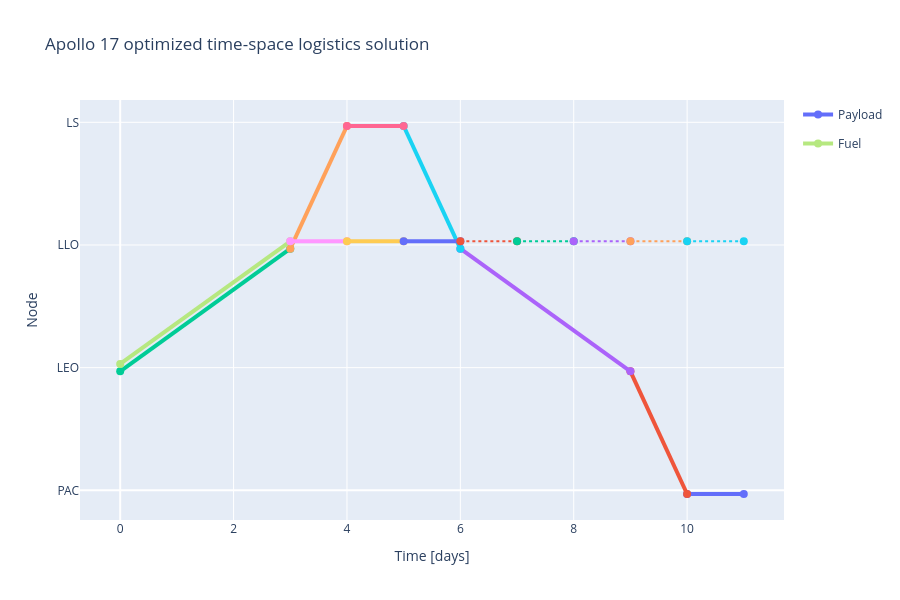
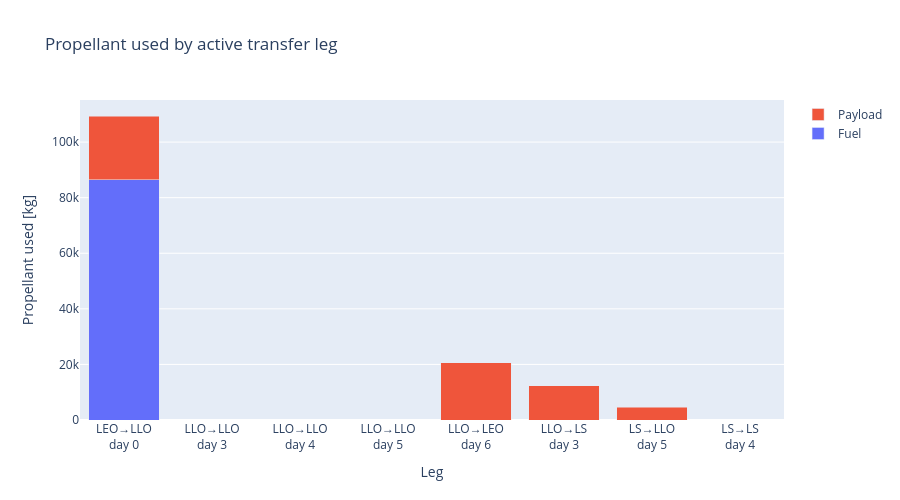
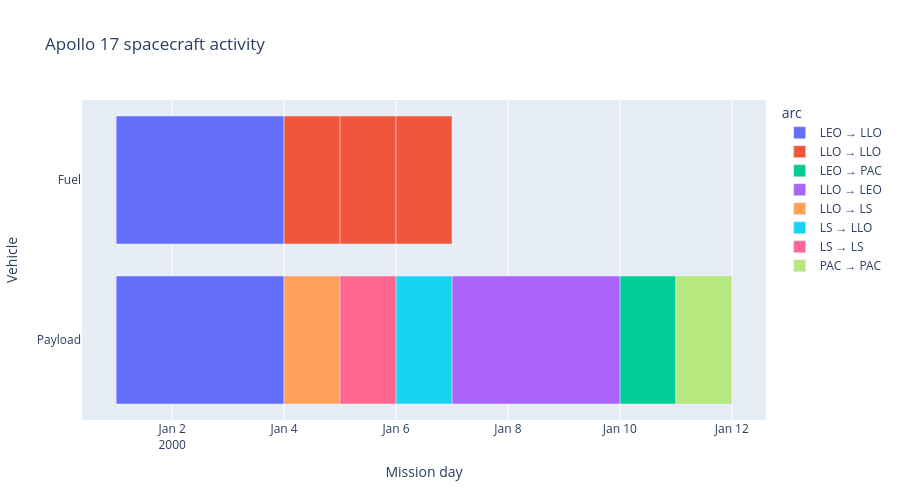

The cell these charts' notebook holds for them, in order:
### Code cell
import sys
sys.path.append("/2026_code/")  # needed to add in the results file
import Results

m.update()
m.write("debug_model_Simple.lp")

Apollo_Veh =[
        "Saturn V S-II",
        "Saturn V S-IVB",
        "Command Module",
        "Service Module",
        "LM Descent Stage",
        "LM Ascent Stage"
    ]

Two_ship_test =["Payload","Fuel"]

namevar = Two_ship_test

Cargoflows,Shipflows = Results.extract_flows(
    x_outflow=x_outflow,
    x_inflow=x_inflow,
    y_outflow=y_outflow,
    arcs=routes,
    node_names=["PAC", "LEO", "LLO", "LS"],
    vehicle_names=namevar,
    commodity_names=[
        "crew",
        "consumables",
        "equipment",
        "sample",
        "propellant"
    ],
    tof=TOF,
    T=T,
    T_adv = T_adv, 
    CommMass = CommodityMassConversion
)

#flows.head()


Results.plot_time_space_network(
    Shipflows,
    Cargoflows,
    node_order=["PAC", "LEO", "LLO", "LS"],
    title="Apollo 17 optimized time-space logistics solution"
)

mass_table = Results.make_mass_flow_table(Cargoflows, use="out_mass")
#mass_table

mass_table.style.format(precision=1)

Results.propellantUsage(Cargoflows)

Results.plot_vehicle_gantt(Cargoflows, title="Apollo 17 spacecraft activity")

### Figure 1 — Plotly figure (JSON) as saved in the notebook; plotly's stock layout.template omitted (floating-point values rounded to 4 significant figures)
{"data": [{"hoverinfo": "text", "hovertext": "<b>Payload</b><br>PAC → PAC<br>Depart: day 10<br>Arrive: day 11<br>Number of ships: 1.0<br>Cargo mass: 321.30 kg<br><br><b>Commodities</b><br>consumables: 21.30 kg<br>crew: 300.00 kg", "legendgroup": "Payload", "line": {"dash": "solid", "width": 4}, "marker": {"size": 8}, "mode": "lines+markers", "name": "Payload", "showlegend": true, "type": "scatter", "x": [10, 11], "y": [-0.03, -0.03]}, {"hoverinfo": "text", "hovertext": "<b>Payload</b><br>LEO → PAC<br>Depart: day 9<br>Arrive: day 10<br>Number of ships: 1.0<br>Cargo mass: 452.60 kg<br><br><b>Commodities</b><br>consumables: 42.60 kg<br>crew: 300.00 kg<br>sample: 110.00 kg", "legendgroup": "Payload", "line": {"dash": "solid", "width": 4}, "marker": {"size": 8}, "mode": "lines+markers", "name": "Payload", "showlegend": false, "type": "scatter", "x": [9, 10], "y": [0.97, -0.03]}, {"hoverinfo": "text", "hovertext": "<b>Payload</b><br>LEO → LLO<br>Depart: day 0<br>Arrive: day 3<br>Number of ships: 1.0<br>Cargo mass: 23730.81 kg<br><br><b>Commodities</b><br>consumables: 198.80 kg<br>crew: 300.00 kg<br>equipment: 345.00 kg<br>propellant: 22887.01 kg", "legendgroup": "Payload", "line": {"dash": "solid", "width": 4}, "marker": {"size": 8}, "mode": "lines+markers", "name": "Payload", "showlegend": false, "type": "scatter", "x": [0, 3], "y": [0.97, 1.97]}, {"hoverinfo": "text", "hovertext": "<b>Payload</b><br>LLO → LEO<br>Depart: day 6<br>Arrive: day 9<br>Number of ships: 1.0<br>Cargo mass: 21163.27 kg<br><br><b>Commodities</b><br>consumables: 106.50 kg<br>crew: 300.00 kg<br>propellant: 20646.77 kg<br>sample: 110.00 kg", "legendgroup": "Payload", "line": {"dash": "solid", "width": 4}, "marker": {"size": 8}, "mode": "lines+markers", "name": "Payload", "showlegend": false, "type": "scatter", "x": [6, 9], "y": [1.97, 0.97]}, {"hoverinfo": "text", "hovertext": "<b>Payload</b><br>LLO → LS<br>Depart: day 3<br>Arrive: day 4<br>Number of ships: 1.0<br>Cargo mass: 17565.69 kg<br><br><b>Commodities</b><br>consumables: 59.90 kg<br>crew: 200.00 kg<br>equipment: 420.00 kg<br>propellant: 16885.79 kg", "legendgroup": "Payload", "line": {"dash": "solid", "width": 4}, "marker": {"size": 8}, "mode": "lines+markers", "name": "Payload", "showlegend": false, "type": "scatter", "x": [3, 4], "y": [1.97, 2.97]}, {"hoverinfo": "text", "hovertext": "<b>Payload</b><br>LS → LLO<br>Depart: day 5<br>Arrive: day 6<br>Number of ships: 1.0<br>Cargo mass: 4909.42 kg<br><br><b>Commodities</b><br>consumables: 45.70 kg<br>crew: 200.00 kg<br>propellant: 4553.72 kg<br>sample: 110.00 kg", "legendgroup": "Payload", "line": {"dash": "solid", "width": 4}, "marker": {"size": 8}, "mode": "lines+markers", "name": "Payload", "showlegend": false, "type": "scatter", "x": [5, 6], "y": [2.97, 1.97]}, {"hoverinfo": "text", "hovertext": "<b>Payload</b><br>LS → LS<br>Depart: day 4<br>Arrive: day 5<br>Number of ships: 1.0<br>Cargo mass: 4599.42 kg<br><br><b>Commodities</b><br>consumables: 45.70 kg<br>propellant: 4553.72 kg", "legendgroup": "Payload", "line": {"dash": "solid", "width": 4}, "marker": {"size": 8}, "mode": "lines+markers", "name": "Payload", "showlegend": false, "type": "scatter", "x": [4, 5], "y": [2.97, 2.97]}, {"hoverinfo": "text", "hovertext": "<b>Fuel</b><br>LEO → LLO<br>Depart: day 0<br>Arrive: day 3<br>Number of ships: 1.0<br>Cargo mass: 124107.50 kg<br><br><b>Commodities</b><br>equipment: 75.00 kg<br>propellant: 124032.50 kg", "legendgroup": "Fuel", "line": {"dash": "solid", "width": 4}, "marker": {"size": 8}, "mode": "lines+markers", "name": "Fuel", "showlegend": true, "type": "scatter", "x": [0, 3], "y": [1.03, 2.03]}, {"hoverinfo": "text", "hovertext": "<b>Fuel</b><br>LLO → LLO<br>Depart: day 3<br>Arrive: day 4<br>Number of ships: 1.0<br>Cargo mass: 20721.77 kg<br><br><b>Commodities</b><br>consumables: 75.00 kg<br>propellant: 20646.77 kg", "legendgroup": "Fuel", "line": {"dash": "solid", "width": 4}, "marker": {"size": 8}, "mode": "lines+markers", "name": "Fuel", "showlegend": false, "type": "scatter", "x": [3, 4], "y": [2.03, 2.03]}, {"hoverinfo": "text", "hovertext": "<b>Fuel</b><br>LLO → LLO<br>Depart: day 4<br>Arrive: day 5<br>Number of ships: 1.0<br>Cargo mass: 20721.77 kg<br><br><b>Commodities</b><br>consumables: 75.00 kg<br>propellant: 20646.77 kg", "legendgroup": "Fuel", "line": {"dash": "solid", "width": 4}, "marker": {"size": 8}, "mode": "lines+markers", "name": "Fuel", "showlegend": false, "type": "scatter", "x": [4, 5], "y": [2.03, 2.03]}, {"hoverinfo": "text", "hovertext": "<b>Fuel</b><br>LLO → LLO<br>Depart: day 5<br>Arrive: day 6<br>Number of ships: 1.0<br>Cargo mass: 20721.77 kg<br><br><b>Commodities</b><br>consumables: 75.00 kg<br>propellant: 20646.77 kg", "legendgroup": "Fuel", "line": {"dash": "solid", "width": 4}, "marker": {"size": 8}, "mode": "lines+markers", "name": "Fuel", "showlegend": false, "type": "scatter", "x": [5, 6], "y": [2.03, 2.03]}, {"hoverinfo": "text", "hovertext": "<b>Fuel</b><br>LLO → LLO<br>Depart: day 6<br>Arrive: day 7<br>Number of ships: 1.0<br>Cargo mass: 0.00 kg<br><b>Empty spacecraft transfer</b>", "legendgroup": "Fuel", "line": {"dash": "dot", "width": 2}, "marker": {"size": 8}, "mode": "lines+markers", "name": "Fuel", "showlegend": false, "type": "scatter", "x": [6, 7], "y": [2.03, 2.03]}, {"hoverinfo": "text", "hovertext": "<b>Fuel</b><br>LLO → LLO<br>Depart: day 7<br>Arrive: day 8<br>Number of ships: 1.0<br>Cargo mass: 0.00 kg<br><b>Empty spacecraft transfer</b>", "legendgroup": "Fuel", "line": {"dash": "dot", "width": 2}, "marker": {"size": 8}, "mode": "lines+markers", "name": "Fuel", "showlegend": false, "type": "scatter", "x": [7, 8], "y": [2.03, 2.03]}, {"hoverinfo": "text", "hovertext": "<b>Fuel</b><br>LLO → LLO<br>Depart: day 8<br>Arrive: day 9<br>Number of ships: 1.0<br>Cargo mass: 0.00 kg<br><b>Empty spacecraft transfer</b>", "legendgroup": "Fuel", "line": {"dash": "dot", "width": 2}, "marker": {"size": 8}, "mode": "lines+markers", "name": "Fuel", "showlegend": false, "type": "scatter", "x": [8, 9], "y": [2.03, 2.03]}, {"hoverinfo": "text", "hovertext": "<b>Fuel</b><br>LLO → LLO<br>Depart: day 9<br>Arrive: day 10<br>Number of ships: 1.0<br>Cargo mass: 0.00 kg<br><b>Empty spacecraft transfer</b>", "legendgroup": "Fuel", "line": {"dash": "dot", "width": 2}, "marker": {"size": 8}, "mode": "lines+markers", "name": "Fuel", "showlegend": false, "type": "scatter", "x": [9, 10], "y": [2.03, 2.03]}, {"hoverinfo": "text", "hovertext": "<b>Fuel</b><br>LLO → LLO<br>Depart: day 10<br>Arrive: day 11<br>Number of ships: 1.0<br>Cargo mass: 0.00 kg<br><b>Empty spacecraft transfer</b>", "legendgroup": "Fuel", "line": {"dash": "dot", "width": 2}, "marker": {"size": 8}, "mode": "lines+markers", "name": "Fuel", "showlegend": false, "type": "scatter", "x": [10, 11], "y": [2.03, 2.03]}], "layout": {"height": 600, "hovermode": "closest", "title": {"text": "Apollo 17 optimized time-space logistics solution"}, "xaxis": {"title": {"text": "Time [days]"}}, "yaxis": {"tickmode": "array", "ticktext": ["PAC", "LEO", "LLO", "LS"], "tickvals": [0, 1, 2, 3], "title": {"text": "Node"}}}}

### Figure 2 — Plotly figure (JSON) as saved in the notebook; plotly's stock layout.template omitted (floating-point values rounded to 4 significant figures)
{"data": [{"name": "Fuel", "type": "bar", "x": ["LEO→LLO<br>day 0", "LLO→LLO<br>day 3", "LLO→LLO<br>day 4", "LLO→LLO<br>day 5"], "y": [86500.0, 0.0, 0.0, 0.0]}, {"name": "Payload", "type": "bar", "x": ["LEO→LLO<br>day 0", "LLO→LEO<br>day 6", "LLO→LS<br>day 3", "LS→LLO<br>day 5", "LS→LS<br>day 4"], "y": [22890.0, 20650.0, 12330.0, 4554.0, 0.0]}], "layout": {"barmode": "stack", "height": 500, "title": {"text": "Propellant used by active transfer leg"}, "xaxis": {"title": {"text": "Leg"}}, "yaxis": {"title": {"text": "Propellant used [kg]"}}}}

### Figure 3 — Plotly figure (JSON) as saved in the notebook; plotly's stock layout.template omitted (floating-point values rounded to 4 significant figures)
{"data": [{"base": ["2000-01-01T00:00:00.000000000", "2000-01-01T00:00:00.000000000"], "customdata": [[124100.0, 0.0, 3.0], [23730.0, 0.0, 3.0]], "hovertemplate": "arc=LEO → LLO<br>start=%{base}<br>finish=%{x}<br>vehicle=%{y}<br>total_mass=%{customdata[0]}<br>t_depart=%{customdata[1]}<br>t_arrive=%{customdata[2]}<extra></extra>", "legendgroup": "LEO → LLO", "marker": {"color": "#636efa", "pattern": {"shape": ""}}, "name": "LEO → LLO", "orientation": "h", "showlegend": true, "textposition": "auto", "type": "bar", "x": [259200000, 259200000], "xaxis": "x", "y": ["Fuel", "Payload"], "yaxis": "y"}, {"base": ["2000-01-04T00:00:00.000000000", "2000-01-05T00:00:00.000000000", "2000-01-06T00:00:00.000000000"], "customdata": [[20720.0, 3.0, 4.0], [20720.0, 4.0, 5.0], [20720.0, 5.0, 6.0]], "hovertemplate": "arc=LLO → LLO<br>start=%{base}<br>finish=%{x}<br>vehicle=%{y}<br>total_mass=%{customdata[0]}<br>t_depart=%{customdata[1]}<br>t_arrive=%{customdata[2]}<extra></extra>", "legendgroup": "LLO → LLO", "marker": {"color": "#EF553B", "pattern": {"shape": ""}}, "name": "LLO → LLO", "orientation": "h", "showlegend": true, "textposition": "auto", "type": "bar", "x": [86400000, 86400000, 86400000], "xaxis": "x", "y": ["Fuel", "Fuel", "Fuel"], "yaxis": "y"}, {"base": ["2000-01-10T00:00:00.000000000"], "customdata": [[452.6, 9.0, 10.0]], "hovertemplate": "arc=LEO → PAC<br>start=%{base}<br>finish=%{x}<br>vehicle=%{y}<br>total_mass=%{customdata[0]}<br>t_depart=%{customdata[1]}<br>t_arrive=%{customdata[2]}<extra></extra>", "legendgroup": "LEO → PAC", "marker": {"color": "#00cc96", "pattern": {"shape": ""}}, "name": "LEO → PAC", "orientation": "h", "showlegend": true, "textposition": "auto", "type": "bar", "x": [86400000], "xaxis": "x", "y": ["Payload"], "yaxis": "y"}, {"base": ["2000-01-07T00:00:00.000000000"], "customdata": [[21160.0, 6.0, 9.0]], "hovertemplate": "arc=LLO → LEO<br>start=%{base}<br>finish=%{x}<br>vehicle=%{y}<br>total_mass=%{customdata[0]}<br>t_depart=%{customdata[1]}<br>t_arrive=%{customdata[2]}<extra></extra>", "legendgroup": "LLO → LEO", "marker": {"color": "#ab63fa", "pattern": {"shape": ""}}, "name": "LLO → LEO", "orientation": "h", "showlegend": true, "textposition": "auto", "type": "bar", "x": [259200000], "xaxis": "x", "y": ["Payload"], "yaxis": "y"}, {"base": ["2000-01-04T00:00:00.000000000"], "customdata": [[17570.0, 3.0, 4.0]], "hovertemplate": "arc=LLO → LS<br>start=%{base}<br>finish=%{x}<br>vehicle=%{y}<br>total_mass=%{customdata[0]}<br>t_depart=%{customdata[1]}<br>t_arrive=%{customdata[2]}<extra></extra>", "legendgroup": "LLO → LS", "marker": {"color": "#FFA15A", "pattern": {"shape": ""}}, "name": "LLO → LS", "orientation": "h", "showlegend": true, "textposition": "auto", "type": "bar", "x": [86400000], "xaxis": "x", "y": ["Payload"], "yaxis": "y"}, {"base": ["2000-01-06T00:00:00.000000000"], "customdata": [[4909.0, 5.0, 6.0]], "hovertemplate": "arc=LS → LLO<br>start=%{base}<br>finish=%{x}<br>vehicle=%{y}<br>total_mass=%{customdata[0]}<br>t_depart=%{customdata[1]}<br>t_arrive=%{customdata[2]}<extra></extra>", "legendgroup": "LS → LLO", "marker": {"color": "#19d3f3", "pattern": {"shape": ""}}, "name": "LS → LLO", "orientation": "h", "showlegend": true, "textposition": "auto", "type": "bar", "x": [86400000], "xaxis": "x", "y": ["Payload"], "yaxis": "y"}, {"base": ["2000-01-05T00:00:00.000000000"], "customdata": [[4599.0, 4.0, 5.0]], "hovertemplate": "arc=LS → LS<br>start=%{base}<br>finish=%{x}<br>vehicle=%{y}<br>total_mass=%{customdata[0]}<br>t_depart=%{customdata[1]}<br>t_arrive=%{customdata[2]}<extra></extra>", "legendgroup": "LS → LS", "marker": {"color": "#FF6692", "pattern": {"shape": ""}}, "name": "LS → LS", "orientation": "h", "showlegend": true, "textposition": "auto", "type": "bar", "x": [86400000], "xaxis": "x", "y": ["Payload"], "yaxis": "y"}, {"base": ["2000-01-11T00:00:00.000000000"], "customdata": [[321.3, 10.0, 11.0]], "hovertemplate": "arc=PAC → PAC<br>start=%{base}<br>finish=%{x}<br>vehicle=%{y}<br>total_mass=%{customdata[0]}<br>t_depart=%{customdata[1]}<br>t_arrive=%{customdata[2]}<extra></extra>", "legendgroup": "PAC → PAC", "marker": {"color": "#B6E880", "pattern": {"shape": ""}}, "name": "PAC → PAC", "orientation": "h", "showlegend": true, "textposition": "auto", "type": "bar", "x": [86400000], "xaxis": "x", "y": ["Payload"], "yaxis": "y"}], "layout": {"barmode": "overlay", "height": 500, "legend": {"title": {"text": "arc"}, "tracegroupgap": 0}, "title": {"text": "Apollo 17 spacecraft activity"}, "xaxis": {"anchor": "y", "domain": [0, 1], "title": {"text": "Mission day"}, "type": "date"}, "yaxis": {"anchor": "x", "autorange": "reversed", "domain": [0, 1], "title": {"text": "Vehicle"}}}}
